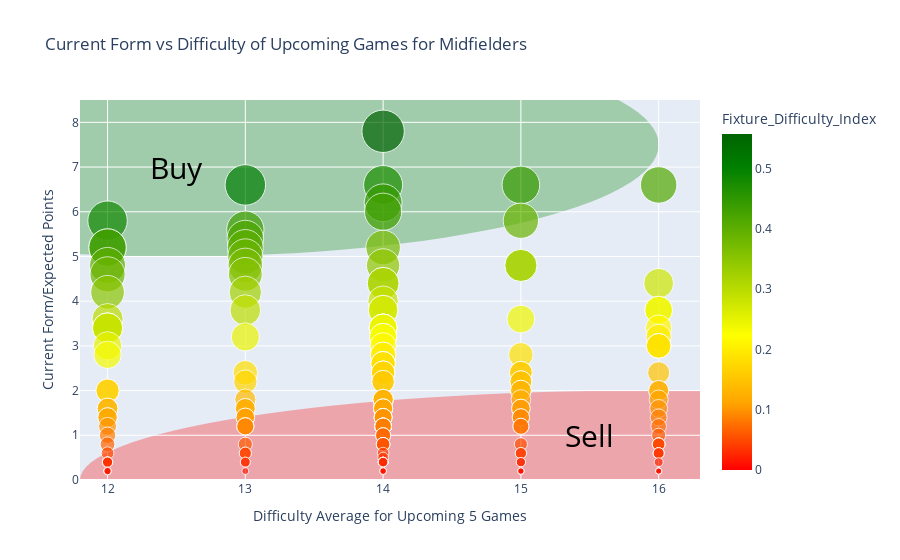

Source (notebook cell):
### Code cell
# Rename 'FD_index' to 'Fixture_Difficulty_Index'. Did this here to keep main df cleaner
sorted_midfielders_df.rename(columns={'FD_index': 'Fixture_Difficulty_Index'}, inplace=True)

# Wanted interactive scatter plot with hover information so that I could see the player, team, price and FD index without it being on the axis
fig = px.scatter(sorted_midfielders_df, x='Difficulty_score', y='form_player', color='Fixture_Difficulty_Index', #used to visualise quickly which is best pick
                 size='Fixture_Difficulty_Index',  
                 labels={'form_player': 'Current Form/Expected Points', 'Difficulty_score': 'Difficulty Average for Upcoming 5 Games'},
                 hover_data=['full_name', 'Fixture_Difficulty_Index', 'name', 'now_cost'], title='Current Form vs Difficulty of Upcoming Games for Midfielders',
                 size_max=30,  
                 color_continuous_scale=[
                    (0.0, 'red'),
                    (0.2, 'orange'),
                    (0.4, 'yellow'),
                    (0.9, 'green'),
                    (1.0, 'darkgreen') # so I tried to get this to fade from green -buy, to red -sell, and everything else yellow and orange, sorta worked
                 ]
                )

""" Add circles and text for the suggested buy and sell regions. Couldnt find a better way to do this without installing a lot of things Im not
familar with and didn't have time to learn. Brute force did the trick though
"""
fig.update_layout(
    shapes=[
        dict(
            type='circle',
            xref='x',
            yref='y',
            x0=9,
            y0=10,
            x1=16,
            y1=5,
            fillcolor='green',
            opacity=0.3,
            layer='below',
            line=dict(width=0),
        ),
        dict(
            type='circle',
            xref='x',
            yref='y',
            x0=11.8,
            y0=2,
            x1=20,
            y1=-2,
            fillcolor='red',
            opacity=0.3,
            layer='below',
            line=dict(width=0),
        )
    ],
    annotations=[
        dict(
            text='Buy', #thought it was clear, but Esky did say to make things clearer, than not :D
            x=12.5,  
            y=7,   
            showarrow=False,
            font=dict(color='black', size=30),
        ),
        dict(
            text='Sell',
            x=15.5,  
            y=1,   
            showarrow=False,
            font=dict(color='black', size=30),
        )
    ]
)


fig.update_layout(showlegend=False, height=800)  

# Circles were going too far out, so had to zoom in 
fig.update_xaxes(range=[11.8, 16.3])
fig.update_yaxes(range=[0, 8.5])

fig.show()

### Figure 1 — Plotly figure (JSON) as saved in the notebook; plotly's stock layout.template omitted (floating-point values rounded to 4 significant figures; data arrays with more than 128 entries replaced by an {"elided": "..."} marker saying what was removed)
{"data": [{"customdata": {"elided": "331x4 mixed values"}, "hovertemplate": "Difficulty Average for Upcoming 5 Games=%{x}<br>Current Form/Expected Points=%{y}<br>Fixture_Difficulty_Index=%{marker.color}<br>full_name=%{customdata[0]}<br>name=%{customdata[2]}<br>now_cost=%{customdata[3]}<extra></extra>", "legendgroup": "", "marker": {"color": {"elided": "331 float values"}, "coloraxis": "coloraxis", "size": {"elided": "331 float values"}, "sizemode": "area", "sizeref": 0.0006189, "symbol": "circle"}, "mode": "markers", "name": "", "orientation": "v", "showlegend": false, "type": "scatter", "x": {"elided": "331 int values"}, "xaxis": "x", "y": {"elided": "331 float values"}, "yaxis": "y"}], "layout": {"annotations": [{"font": {"color": "black", "size": 30}, "showarrow": false, "text": "Buy", "x": 12.5, "y": 7}, {"font": {"color": "black", "size": 30}, "showarrow": false, "text": "Sell", "x": 15.5, "y": 1}], "autosize": true, "coloraxis": {"colorbar": {"title": {"text": "Fixture_Difficulty_Index"}}, "colorscale": [[0, "red"], [0.2, "orange"], [0.4, "yellow"], [0.9, "green"], [1, "darkgreen"]]}, "legend": {"itemsizing": "constant", "tracegroupgap": 0}, "shapes": [{"fillcolor": "green", "layer": "below", "line": {"width": 0}, "opacity": 0.3, "type": "circle", "x0": 9, "x1": 16, "xref": "x", "y0": 10, "y1": 5, "yref": "y"}, {"fillcolor": "red", "layer": "below", "line": {"width": 0}, "opacity": 0.3, "type": "circle", "x0": 11.8, "x1": 20, "xref": "x", "y0": 2, "y1": -2, "yref": "y"}], "showlegend": false, "title": {"text": "Current Form vs Difficulty of Upcoming Games for Midfielders"}, "xaxis": {"anchor": "y", "domain": [0, 1], "range": [11.8, 16.3], "title": {"text": "Difficulty Average for Upcoming 5 Games"}, "type": "linear"}, "yaxis": {"anchor": "x", "domain": [0, 1], "range": [0, 8.5], "title": {"text": "Current Form/Expected Points"}, "type": "linear"}}}
